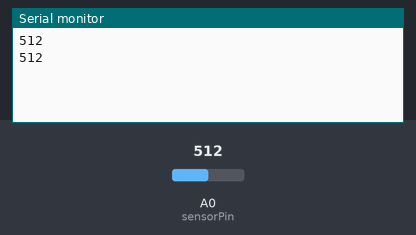
The sketch below on a simulated Arduino Uno, built with avr-gcc and run on an emulated ATmega328P. Shown: the last lines printed to the serial monitor. The inputs (shaded band) are chosen by the test bench; at power-on: A0 (sensorPin) = 512.

Above: at 1.8 s.
1.9 s: A0 (sensorPin) set to 716
At 2.8 s:
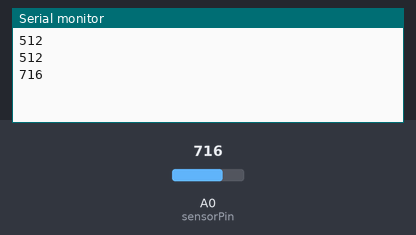
3.4 s: A0 (sensorPin) set to 900
At 4.6 s:
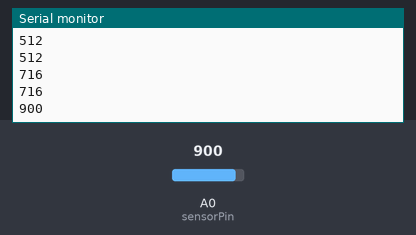
Timing chart, 0 to 6.4 s (numbered marks = the images above; inputs shaded):
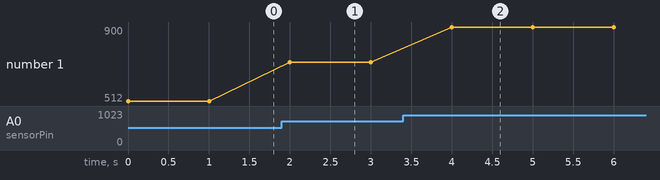

Measured:
- after the input at 1.9 s, the serial monitor: prints a new line after 0.10 s (image 1)
- after the input at 3.4 s, the serial monitor: prints a new line after 0.60 s (image 2)
- plotted number 1: 512 → 716 after the input at 1.9 s, 716 → 900 after the input at 3.4 s

The sketch:

maxbotic_sesnor_kod.ino
```cpp
#define sensorPin A0
int distance=0;
void setup() {
  // put your setup code here, to run once:
Serial.begin(9600);
}

void loop() {
  // put your main code here, to run repeatedly:
distance = analogRead(sensorPin) * 1;
Serial.println(distance);
delay(1000);
}
```
